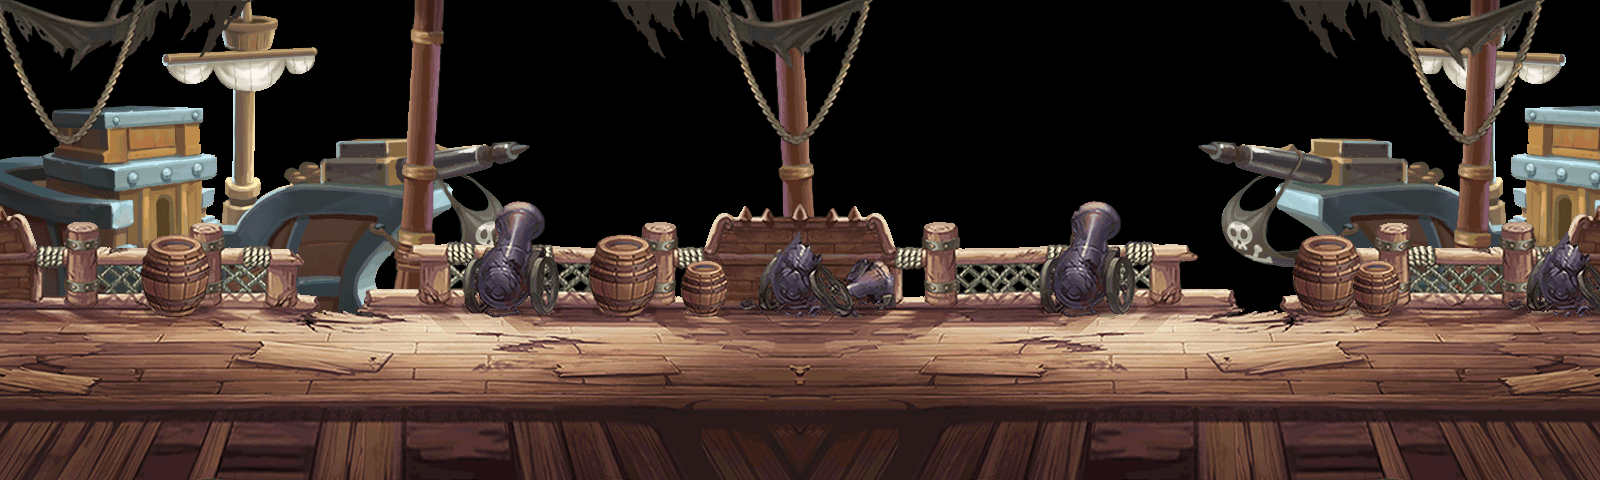

This is a level from a 2D game, rendered from its Tiled map with the project's own tilesets. A one-line summary and the map file follow, with tile-layer data summarised:
An orthogonal 50x15 tile map with 32x32 px tiles, 5 tile layers (块层 5, 块层 4, 块层 2, 块层 4, ...), 2 tilesets and 4 objects.

<map version="1.0" orientation="orthogonal" renderorder="right-down" width="50" height="15" tilewidth="32" tileheight="32">
 <tileset firstgid="1" name="map2" tilewidth="32" tileheight="32">
  <image source="map2.png" width="800" height="608" />
 </tileset>
 <tileset firstgid="476" name="map2_1" tilewidth="32" tileheight="32">
  <image source="map2_1.png" width="576" height="320" />
 </tileset>
 <layer name="块层 5" width="50" height="15">
  <data>[750 cells, 300 non-empty, 170 distinct tile ids]</data>
 </layer>
 <layer name="块层 4" width="50" height="15">
  <data>[750 cells, 60 non-empty, 20 distinct tile ids]</data>
 </layer>
 <layer name="块层 2" width="50" height="15">
  <data>[750 cells, 450 non-empty, 225 distinct tile ids]</data>
 </layer>
 <layer name="块层 4" width="50" height="15">
  <data>[750 cells, 59 non-empty, 34 distinct tile ids]</data>
 </layer>
 <layer name="块层 5" width="50" height="15">
  <data>[750 cells, 164 non-empty, 75 distinct tile ids]</data>
 </layer>
 <objectgroup name="Collision">
  <object x="0" y="352" width="1600" height="32" />
  <object x="1568" y="0" width="32" height="480" />
  <object x="0" y="0" width="32" height="480" />
 </objectgroup>
 <objectgroup name="Artifact">
  <object x="414.792" y="316.963" width="32" height="32">
   <properties>
    <property name="id" value="7" />
    <property name="name" value="ArtifactNode" />
   </properties>
  </object>
 </objectgroup>
</map>